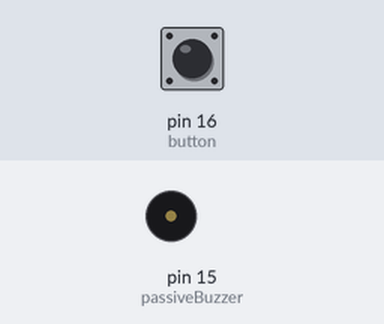
A program run on a simulated MicroPython board. Shown: buzzer (waves = sounding). The test bench sets the inputs (shaded band); at power-on: pin 16 (button) HIGH.

Above: at 1.2 s.
1.3 s: pin 16 (button) pulled LOW for 0.15 s
At 1.48 s:
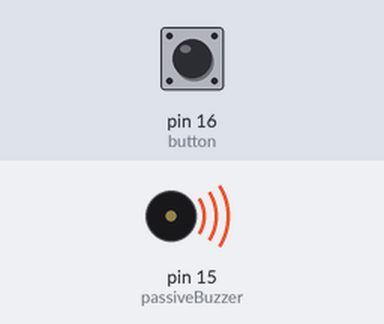
3.1 s: pin 16 (button) pulled LOW for 3.2 s
At 7.0 s:
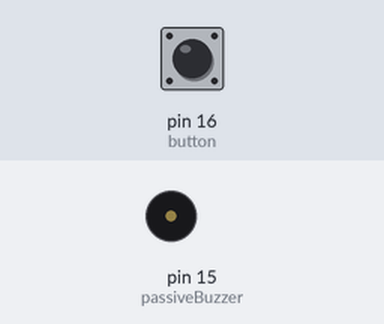
Timing chart, 0 to 8.5 s (numbered marks = the images above; inputs shaded):
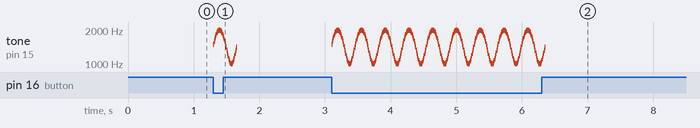

Measured:
- after the input at 1.3 s, tone on pin 15 (passiveBuzzer): plays 1500 Hz for 0.01 s, 1586 Hz for 0.01 s, 1670 Hz for 0.01 s, 1749 Hz for 0.01 s, 1821 Hz for 0.01 s, 1882 Hz for 0.01 s … (36 notes in this stretch), starting at once
- after the input at 3.1 s, tone on pin 15 (passiveBuzzer): plays 1500 Hz for 0.01 s, 1586 Hz for 0.01 s, 1670 Hz for 0.01 s, 1749 Hz for 0.01 s, 1821 Hz for 0.01 s, 1882 Hz for 0.01 s … (324 notes in this stretch), starting at once

The program:

Buzzer_Alertor__Chapter_7_.py
```python
from machine import Pin,PWM
import math
import time
PI = 3.14
button = Pin(16, Pin.IN, Pin.PULL_UP)
passiveBuzzer = PWM(Pin(15))
passiveBuzzer.freq(1000)

def alert():
    for x in range(0, 36):
        sinVal  = math.sin(x * 10 * PI / 180)
        toneVal = 1500+int(sinVal*500)
        passiveBuzzer.freq(toneVal)
        time.sleep_ms(10)

try:
    while True:
        if not button.value():
            passiveBuzzer.duty_u16(4092*2)
            alert()
        else:
            passiveBuzzer.duty_u16(0)
except:
    passiveBuzzer.deinit()
```
